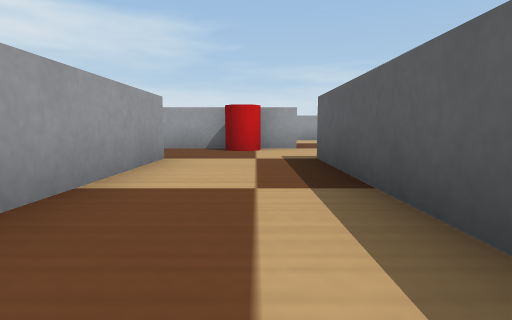
[1] (above)

24 first-person views from a walk through a robot-simulator world made for Webots. The camera is 0.05 m above the floor, tilts 6° down and sees 80° across. The floor is counted in squares, 0.1 m on a side. Each view is taken from the middle of a square. On the plan, view 1 faces up. The plan holds only what a view shows up to about 9 squares ahead; the rest is blank. Robots are left out. Simple shapes and patterns stand in for the simulator's stock objects.

[2]
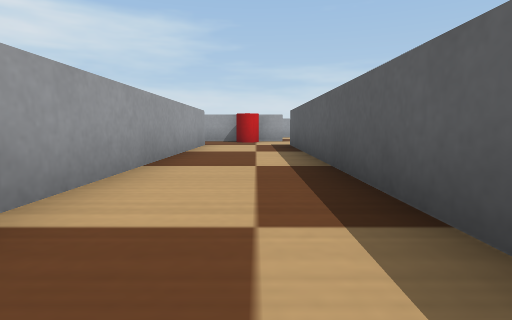

[3]
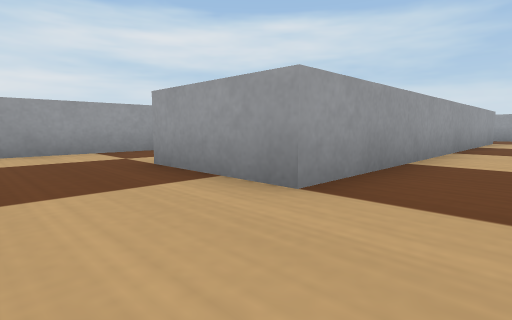

[4]
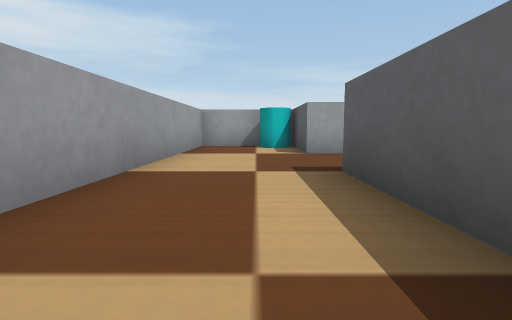

[5]
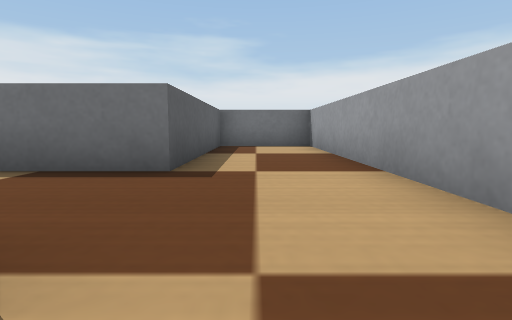

[6]
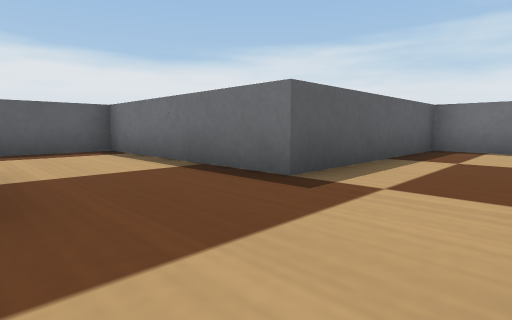

[7]
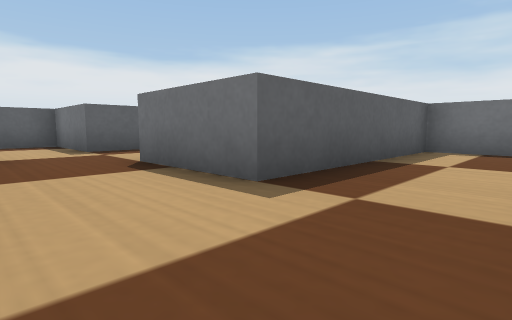

[8]
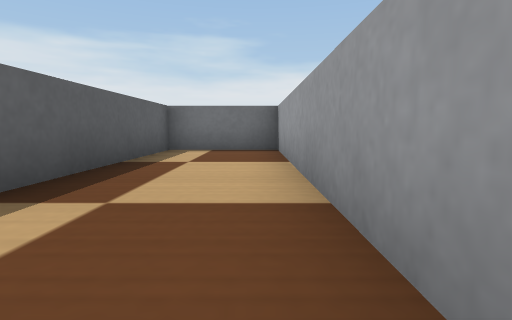

[9]
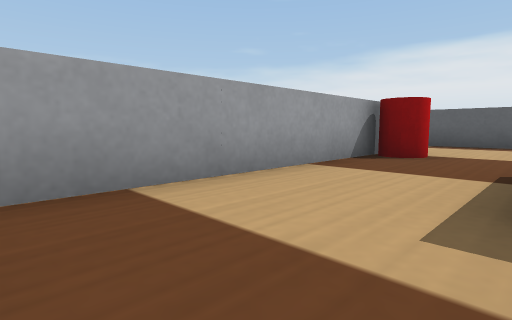

[10]
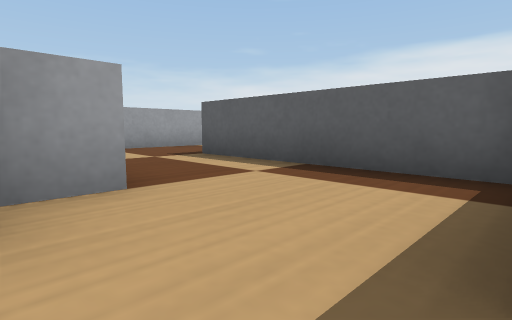

[11]
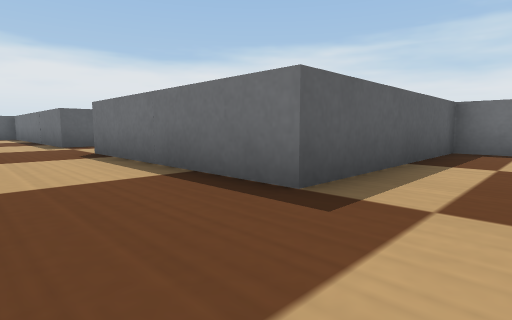

[12]
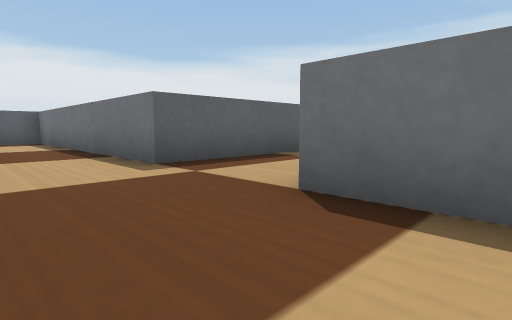

[13]
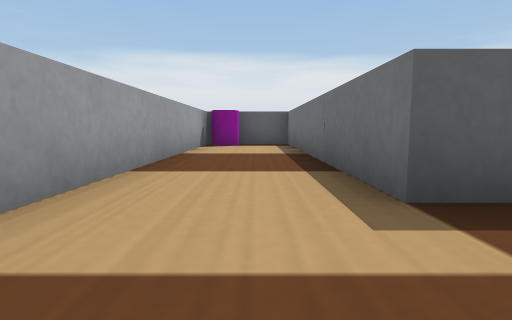

[14]
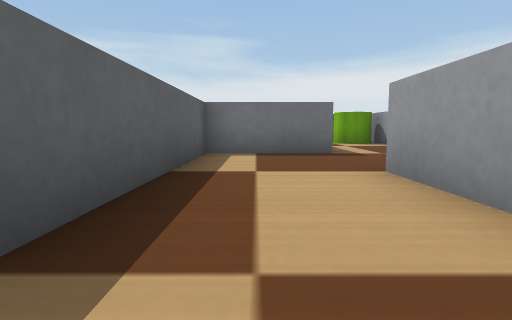

[15]
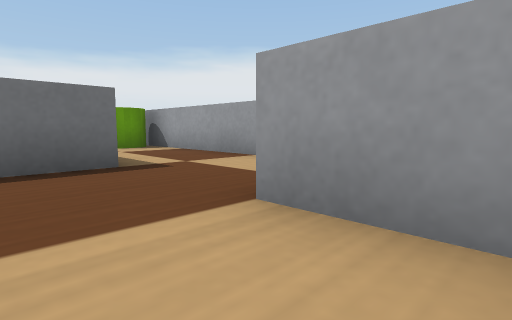

[16]
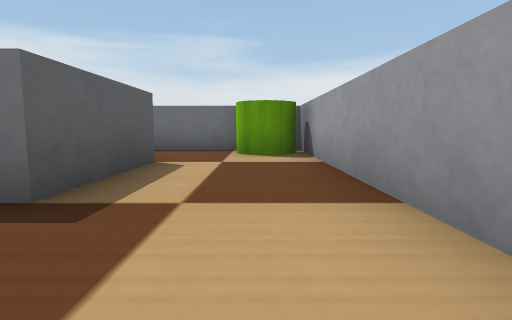

[17]
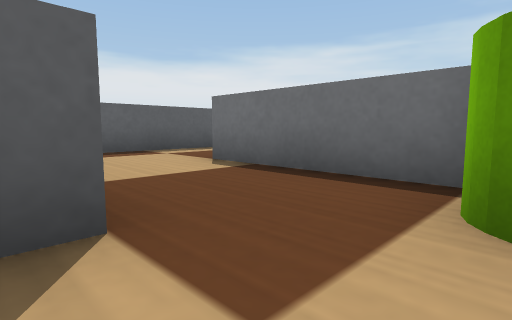

[18]
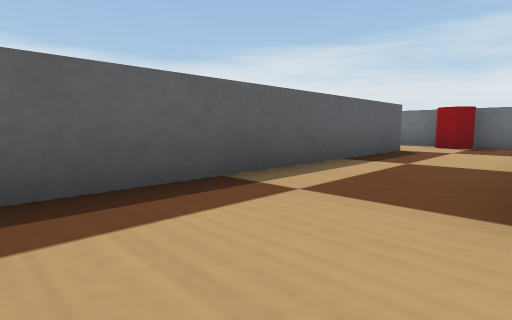

[19]
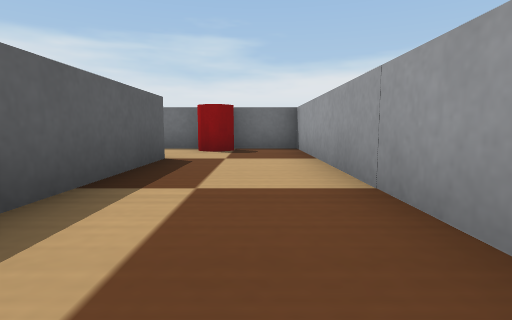

[20]
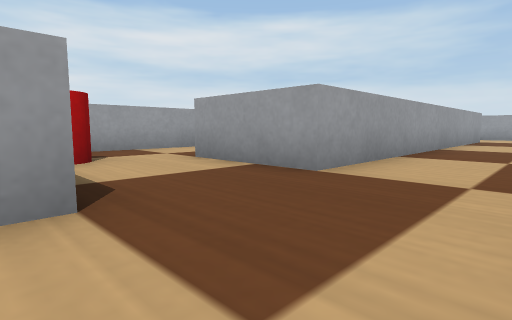

[21]
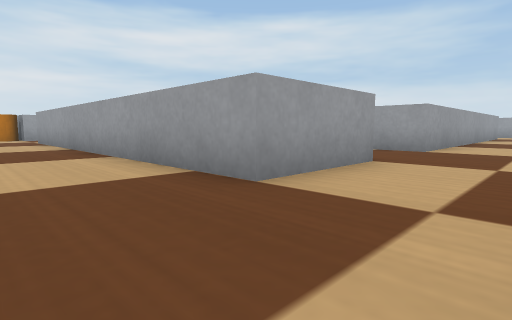

[22]
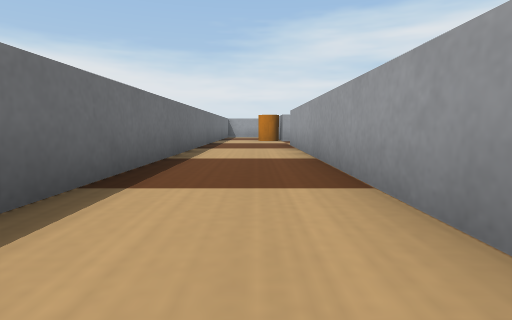

[23]
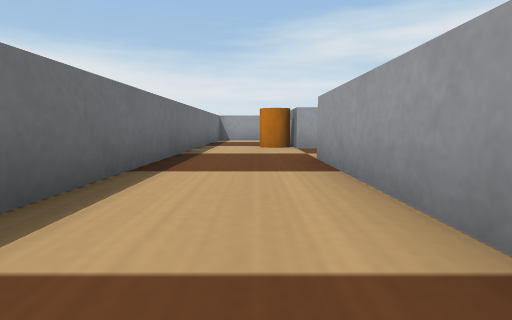

[24]
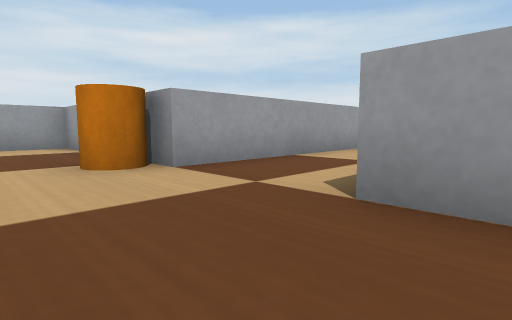

### Floor plan
Points are (right, up) in squares from view 1. A wall is a line through its corners. A room is listed if a view was taken in it or the views show most of it. See-through windows are left out.
Room 1 (views 1, 2, 3, 4, 5, 6, 7, 8, 9, 10)
walls: (1, -2.9) (1, 5); (1.1, 7.5) (-5.9, 7.5); (-6.5, 6.5) (-6.5, 0) (-4, 0) (-4, 5) (-1.5, 5) (-1.5, -5) (-4, -5) (-4, -2.5) (-6.5, -2.5) (-6.5, -12.5) (-4, -12.5) (-4, -7.5) (1, -7.5) (1, -5.5)
ways out: opening at (1, 6.5) to room 2
objects: cyan cylinder (-5, -3); red cylinder (0, 7)
Room 2 (views 11, 12, 13, 14, 15, 16, 17, 18, 19, 20, 21, 22, 23, 24)
walls: (8.5, 2.5) (8.5, 5) (11, 5) (11, 10) (18.1, 10); (11, -1.1) (11, -7.5) (14.4, -7.5); (16, 2.9) (16, -5) (13.5, -5) (13.5, 1.9); (6, 5.9) (6, 0) (11, 0); (8.5, 9.2) (8.5, 7.5); (3.5, -4.9) (3.5, -9.6); (1, 5) (3.5, 5) (3.5, 10) (8.5, 10); (16, -7.4) (16, -10) (6, -10); (5.2, 12.5) (2.9, 12.5); (2.6, -10) (2, -10); (18, 12.5) (10.8, 12.5); (-0.5, -10) (-1.5, -10) (-1.5, -11.2); (2, -12.5) (13.2, -12.5)
ways out: opening at (1, 6.5) to room 1
objects: orange cylinder (3, -11) to (3, -10); green cylinder (7, 1); red cylinder (13, -7); magenta cylinder (18, 12)

Where each view was taken, in squares from view 1:
view 1: 0 up, 0 right, facing up
view 2: 4 down, 0 right, facing up
view 3: 7 down, 0 right, facing up-left
view 4: 11 down, 5 left, facing up
view 5: 4 down, 5 left, facing down
view 6: 5 down, 6 left, facing down-right
view 7: 7 up, 6 left, facing down-right
view 8: 7 up, 6 left, facing down
view 9: 5 up, 6 left, facing up-right
view 10: 5 up, 0 right, facing up-right
view 11: 12 up, 2 right, facing down-right
view 12: 12 up, 7 right, facing down-right
view 13: 11 up, 9 right, facing right
view 14: 11 up, 10 right, facing down
view 15: 9 up, 10 right, facing down-left
view 16: 7 up, 7 right, facing down
view 17: 3 up, 7 right, facing down-right
view 18: 2 up, 11 right, facing down-right
view 19: 0 up, 12 right, facing down
view 20: 8 down, 18 right, facing up-left
view 21: 12 down, 18 right, facing up-left
view 22: 11 down, 15 right, facing left
view 23: 11 down, 11 right, facing left
view 24: 12 down, 7 right, facing up-left
